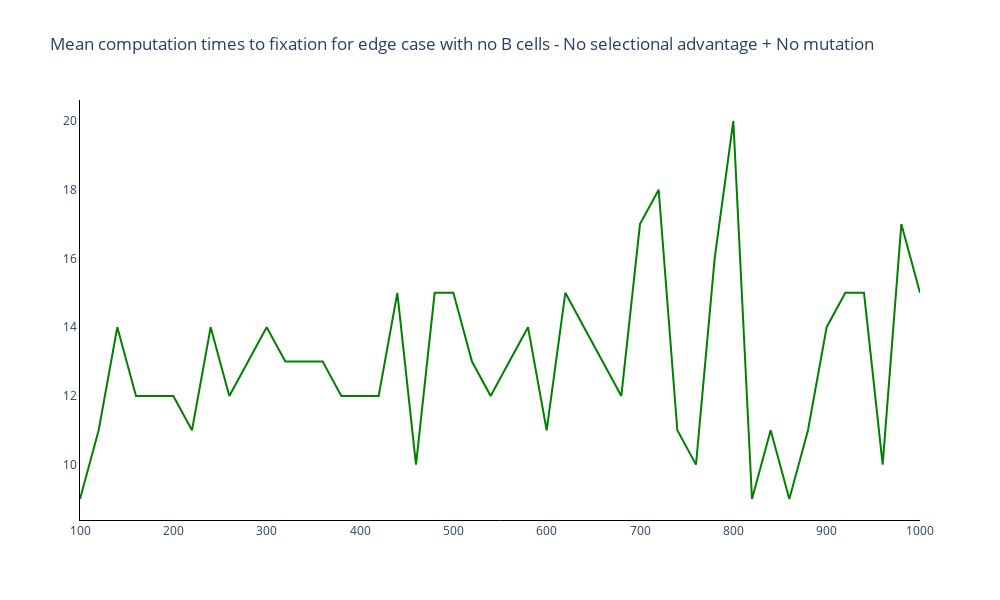

Notebook code for this chart:
### Markdown cell above
### Plot mean computation times to fixation

### Code cell
# Trace names - represent the transition probabilities used for the simulation
fig = go.Figure()

# Add traces of the transition probabilities
fig.add_trace(
    go.Scatter(
        y = mean_computation_time,
        x = choices_N,
        mode = 'lines',
        line_color = colours[2]
    )
)

fig.update_layout(
    title='Mean computation times to fixation for edge case with no B cells - No selectional advantage + No mutation',
    width=1000, 
    height=600,
    plot_bgcolor='white',
    xaxis=dict(linecolor='black'),
    yaxis=dict(linecolor='black'),
    )

### Figure 1 — Plotly figure (JSON) as saved in the notebook; plotly's stock layout.template omitted (floating-point values rounded to 4 significant figures)
{"data": [{"line": {"color": "green"}, "mode": "lines", "type": "scatter", "x": [100, 120, 140, 160, 180, 200, 220, 240, 260, 280, 300, 320, 340, 360, 380, 400, 420, 440, 460, 480, 500, 520, 540, 560, 580, 600, 620, 640, 660, 680, 700, 720, 740, 760, 780, 800, 820, 840, 860, 880, 900, 920, 940, 960, 980, 1000], "y": [9, 11, 14, 12, 12, 12, 11, 14, 12, 13, 14, 13, 13, 13, 12, 12, 12, 15, 10, 15, 15, 13, 12, 13, 14, 11, 15, 14, 13, 12, 17, 18, 11, 10, 16, 20, 9, 11, 9, 11, 14, 15, 15, 10, 17, 15]}], "layout": {"height": 600, "plot_bgcolor": "white", "title": {"text": "Mean computation times to fixation for edge case with no B cells - No selectional advantage + No mutation"}, "width": 1000, "xaxis": {"linecolor": "black"}, "yaxis": {"linecolor": "black"}}}
